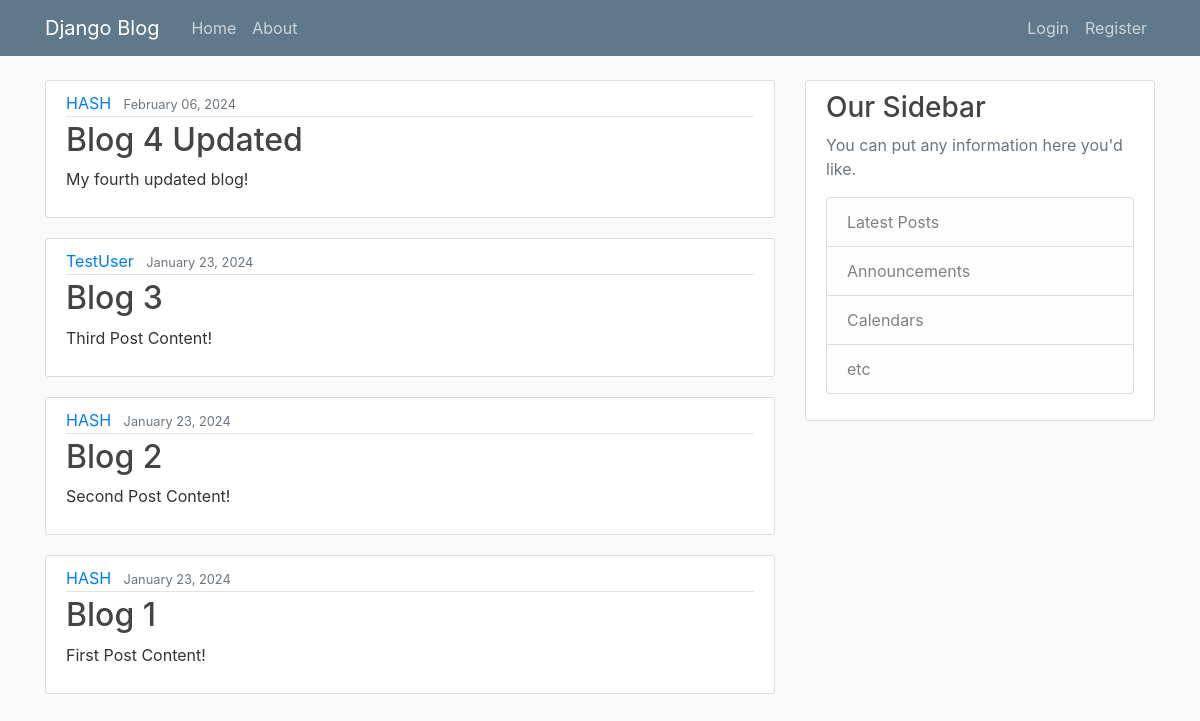
/, run on an earlier commit of the app's database.
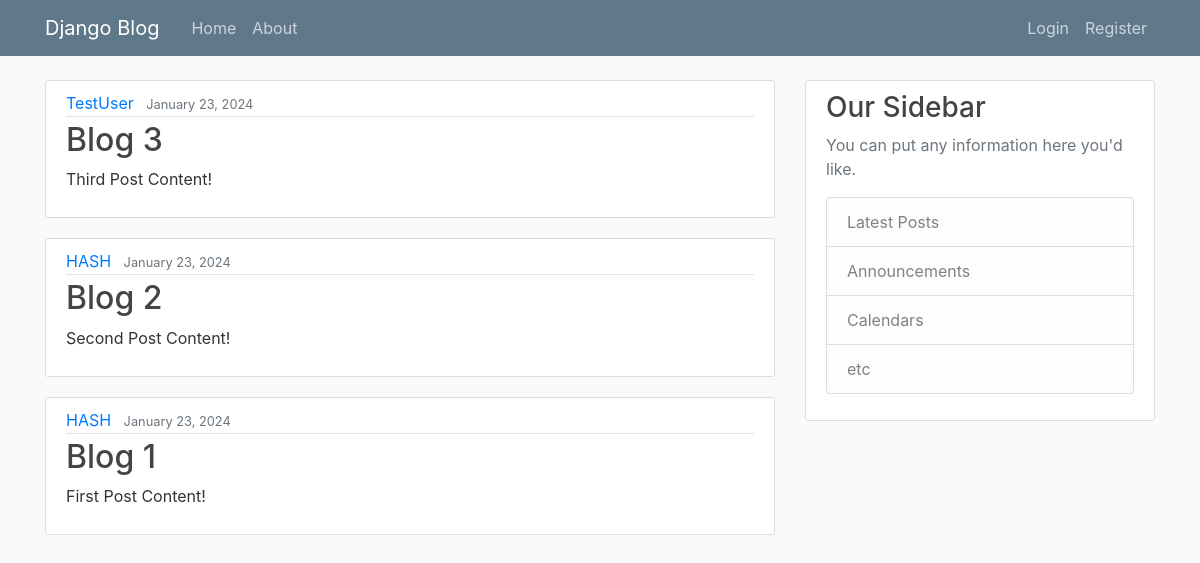
And on a later commit of the database.
### blog/models.py (models this page shows, shortened)
class Post(models.Model):
    title = models.CharField(max_length = 100)
    content = models.TextField()
    date_posted = models.DateTimeField(default = timezone.now)
    author = models.ForeignKey(User, on_delete = models.CASCADE)

### blog/views.py (the view)
# urls.py: path('', PostListView.as_view(), name = 'blog_home'),
class PostListView(ListView):
    model = Post
    template_name = 'blog/home.html'  #<app>/<model>_<viewtype>.html
    context_object_name = 'posts'
    ordering = ['-date_posted']
    paginate_by = 5

### blog/templates/blog/home.html (shortened to what this page needs)
{% extends "blog/base.html" %}
{% block content %}
    {% for post in posts %}
        <article class="media content-section">
            <div class="media-body">
            <div class="article-metadata">
                <a class="mr-2" href="#">{{ post.author }}</a>
                <small class="text-muted">{{ post.date_posted|date:"F d, Y" }}</small>
            </div>
            <h2><a class="article-title" href="{% url 'post_detail' post.id %}">{{ post.title }}</a></h2>
            <p class="article-content">{{ post.content }}</p>
            </div>
        </article>
    {% endfor %}
{% endblock content %}

What changed in the data, as far as the page shows it:
removed Post: author "HASH", date_posted "February 06, 2024", title "Blog 4 Updated", content "My fourth updated blog!"
